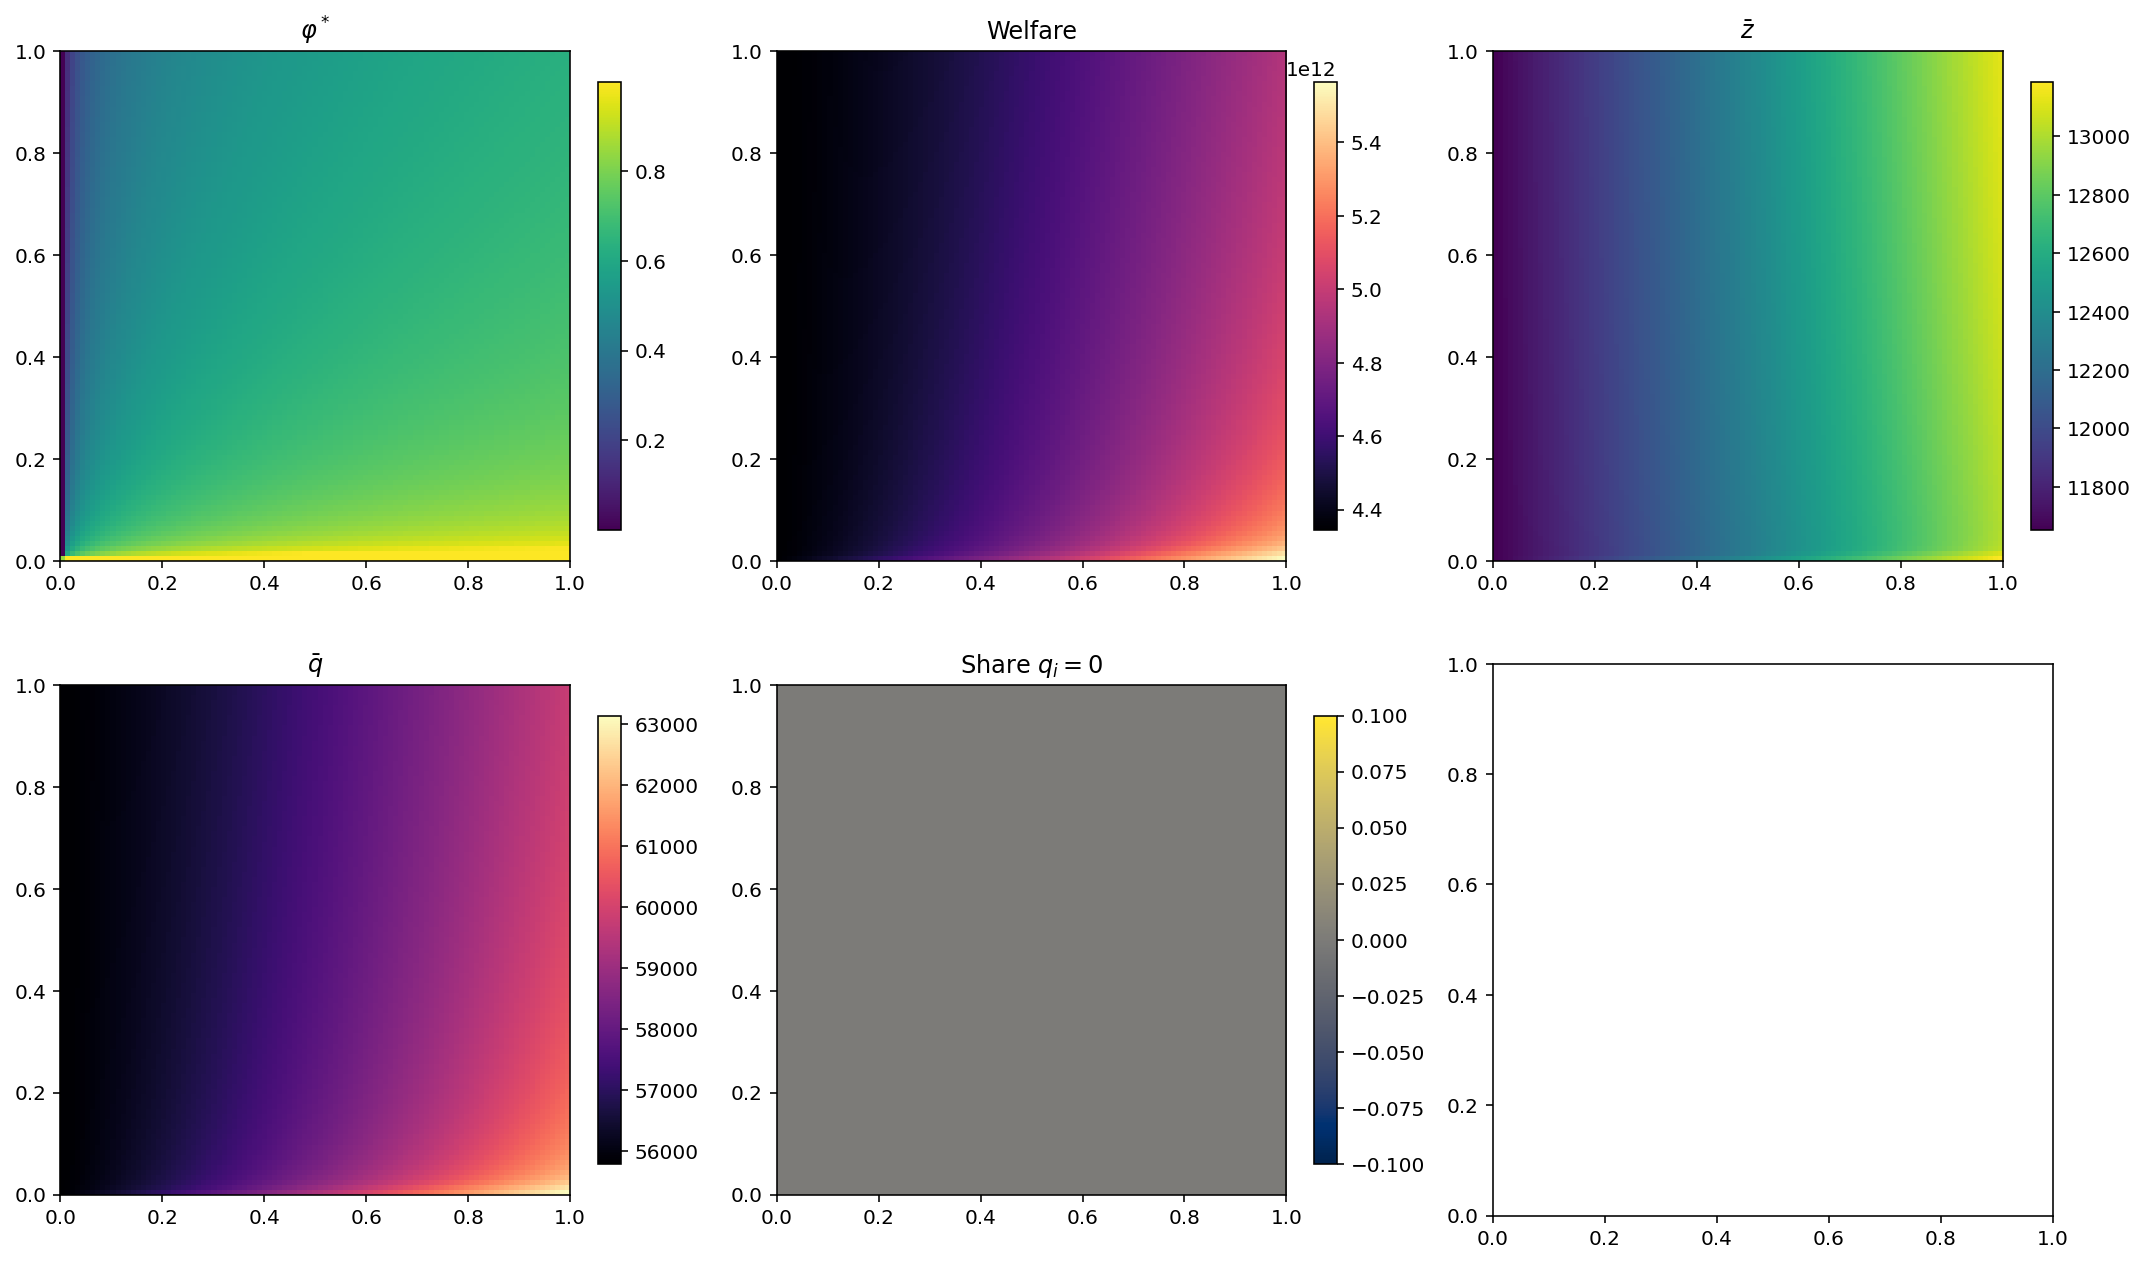

Recreate this plot in Python.
#!/usr/bin/env python

import math
import time
import numpy as np
import scipy.optimize as opt
import scipy.sparse as sp
import scipy.sparse.linalg as spla
import matplotlib.pyplot as plt
from joblib import Parallel, delayed

# ---------------------------- 1. PARAMETERS ---------------------------
N          = 1000
A          = 100000
GRID_RES   = 101
PHI_TOL    = 1e-6
NEWTON_TOL = 1e-8
MAX_ITERS  = 60
SEED       = 42
N_CORES    = -1

AVG_LINKS  = 10
STD_LINKS  = 5

# Numerical safety
Z_MIN   = 1e-8
PENALTY = 1e30

# Two-type costs
SHARE_LEADERS = 0.2
MU_L, SIG_L   = 20.0, 5.0
MU_H, SIG_H   = 80.0, 20.0

rng = np.random.default_rng(SEED)

is_leader = rng.random(N) < SHARE_LEADERS
c = np.where(is_leader,
             rng.normal(MU_L, SIG_L, N),
             rng.normal(MU_H, SIG_H, N))

kappa = np.clip(rng.normal(5.0, 1.0, N), 1e-3, None)

# ---------------------- 2. SPARSE NETWORK HELPERS --------------------
def draw_sparse_adjacency(size, mean_deg, sd_deg, rng):
    rows, cols = [], []
    all_idx = np.arange(size)
    for i in range(size):
        k_i = int(np.clip(np.rint(rng.normal(mean_deg, sd_deg)), 0, size - 1))
        if k_i == 0:
            continue
        choices = np.atleast_1d(rng.choice(all_idx[all_idx != i],
                                           size=k_i, replace=False))
        rows.extend([i] * k_i)
        cols.extend(list(choices))
    data = np.ones(len(rows))
    Acoo = sp.coo_matrix((data, (rows, cols)), shape=(size, size))
    A = ((Acoo + Acoo.T) > 0).astype(float).tocsr()
    A.setdiag(0.0)
    A.eliminate_zeros()
    return A

def weights_from_adj(adj, row_mean):
    deg = np.array(adj.sum(axis=1)).ravel()
    scale = np.divide(row_mean, deg, out=np.zeros_like(deg), where=deg > 0)
    W = sp.diags(scale) @ adj
    W.eliminate_zeros()
    return W.tocsr()

ADJ_DELTA = draw_sparse_adjacency(N, AVG_LINKS, STD_LINKS, rng)
ADJ_OMEGA = draw_sparse_adjacency(N, AVG_LINKS, STD_LINKS, rng)

# ---------------------- 3. NEWTON STEP --------------------
def _newton_z_i(q_i, sum_dq_i, kappa_i, phi, z0):
    s = 2.0 - phi
    const = (1 - phi) * q_i * sum_dq_i
    z = max(z0, Z_MIN)
    for _ in range(40):
        f  = kappa_i * z**(s + 1) - q_i * z**s - const
        fp = kappa_i * (s + 1) * z**s - q_i * s * z**(s - 1)
        if not np.isfinite(f) or not np.isfinite(fp) or abs(fp) < 1e-14:
            break
        z_new = z - f / fp
        if (not np.isfinite(z_new)) or (z_new <= 0):
            z_new = 0.5 * z
        if abs(z_new - z) < 1e-12:
            z = z_new
            break
        z = z_new
    return max(z, Z_MIN)

# ---------------------- 4. EQUILIBRIUM --------------------
def equilibrium(delta, omega, phi):
    z = np.maximum((A - c) / (2 * kappa), 1.0)
    z = np.maximum(z, Z_MIN)
    delta_row_sum = np.array(delta.sum(axis=1)).ravel()
    I = sp.eye(N, format="csr")

    for _ in range(MAX_ITERS):
        denom = z**(1 - phi)
        if np.max(delta_row_sum / denom) >= 2:
            return False, None, None

        Gamma = sp.diags(1.0 / denom) @ delta
        rhs = (A - c) + z + phi * (omega @ z)

        q = spla.spsolve(2 * I + Gamma, rhs)
        if not np.all(np.isfinite(q)):
            return False, None, None
        q = np.maximum(q, 0.0)

        sum_dq = delta @ q
        z_new = np.array([_newton_z_i(q[i], sum_dq[i], kappa[i], phi, z[i])
                          for i in range(N)])
        z_new = np.maximum(z_new, Z_MIN)

        if np.linalg.norm(z_new - z, np.inf) < NEWTON_TOL:
            return True, q, z_new

        z = z_new

    return False, None, None

# ---------------------- 5. WELFARE --------------------
def welfare(q, z, delta, omega, phi):
    z = np.maximum(z, Z_MIN)
    subs = (delta @ q) / z**(1 - phi)
    p = A - q - subs
    mc = c - z - phi * (omega @ z)
    profits = (p - mc) * q - 0.5 * kappa * z**2
    return max(float(np.sum(profits) + 0.5 * np.sum(q**2)), 0.0)

# ---------------------- 6. GRID CELL --------------------
def solve_cell(dbar, wbar):
    delta = weights_from_adj(ADJ_DELTA, dbar)
    omega = weights_from_adj(ADJ_OMEGA, wbar)

    def obj(phi):
        phi = min(max(phi, 1e-9), 1 - 1e-9)
        ok, q, z = equilibrium(delta, omega, phi)
        if not ok:
            return PENALTY
        return -welfare(q, z, delta, omega, phi)

    res = opt.minimize_scalar(obj, bounds=(0,1), method="bounded",
                              options={"xatol": PHI_TOL})
    if not np.isfinite(res.fun):
        return math.nan, math.nan, math.nan, math.nan, math.nan

    ok, q, z = equilibrium(delta, omega, res.x)
    if not ok:
        return math.nan, math.nan, math.nan, math.nan, math.nan

    zero_share = np.mean(q <= 1e-12)
    return np.mean(q), np.mean(z), welfare(q, z, delta, omega, res.x), res.x, zero_share

# ---------------------- 7. MAIN --------------------
def main():
    start = time.time()
    grid = np.linspace(0,1,GRID_RES)

    flat = Parallel(n_jobs=N_CORES, verbose=5)(
        delayed(solve_cell)(d,w) for d in grid for w in grid
    )

    Q = np.zeros((GRID_RES, GRID_RES))
    Z = np.zeros_like(Q)
    W = np.zeros_like(Q)
    PHI = np.zeros_like(Q)
    ZEROQ = np.zeros_like(Q)

    k = 0
    for i in range(GRID_RES):
        for j in range(GRID_RES):
            Q[i,j], Z[i,j], W[i,j], PHI[i,j], ZEROQ[i,j] = flat[k]
            k += 1

    print(f"Finished in {time.time() - start:6.1f} s")

    fig, axes = plt.subplots(2,3, figsize=(15,9))
    mats = [PHI, W, Z, Q, ZEROQ]
    titles = [r"$\varphi^*$", "Welfare", r"$\bar z$", r"$\bar q$", "Share $q_i=0$"]
    cmaps = ["viridis","magma","viridis","magma","cividis"]

    for ax, mat, title, cmap in zip(axes.flat, mats, titles, cmaps):
        im = ax.imshow(mat, origin="lower", extent=[0,1,0,1], cmap=cmap)
        ax.set_title(title)
        plt.colorbar(im, ax=ax, fraction=0.04)

    plt.tight_layout()
    plt.savefig("heatmaps_sparse1000_twotype_safe_zeroq.png", dpi=300)
    plt.show()

if __name__ == "__main__":
    main()
